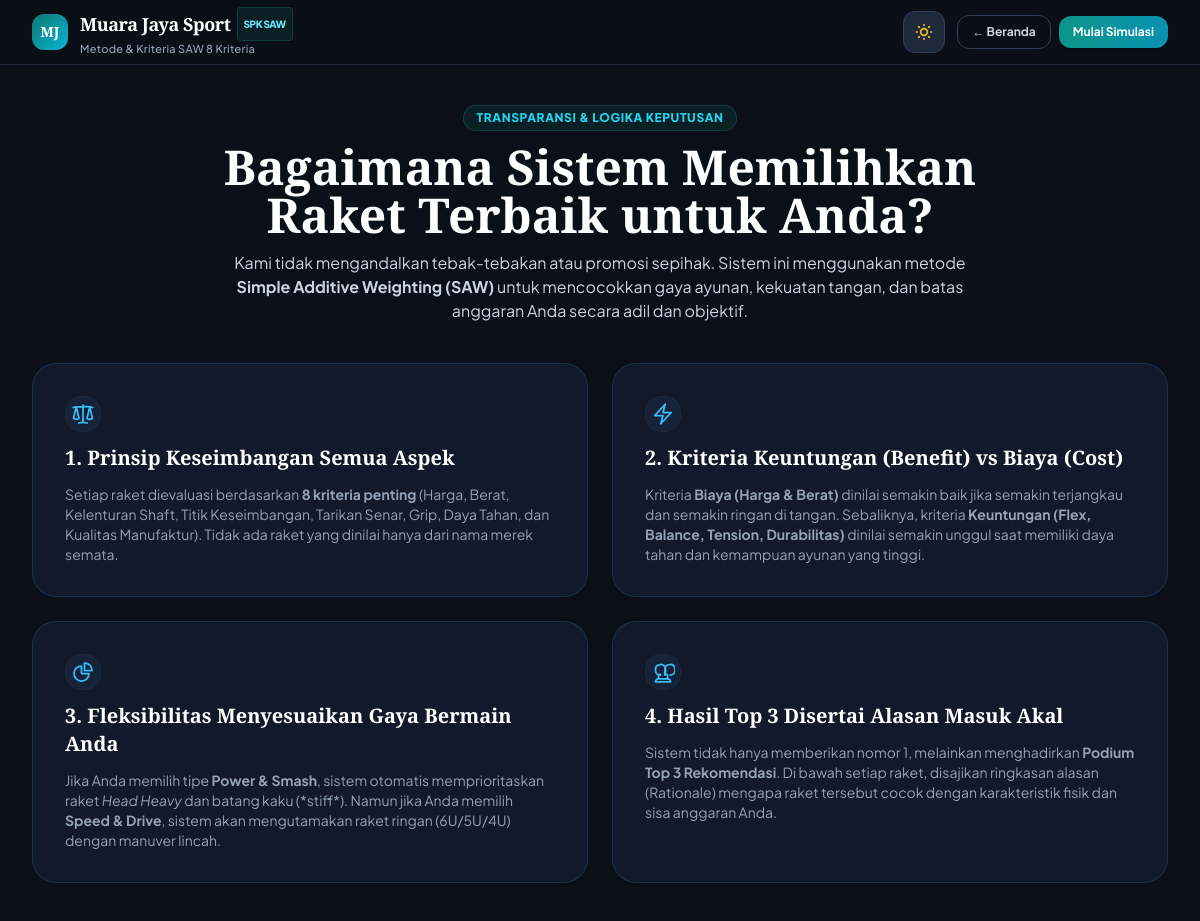
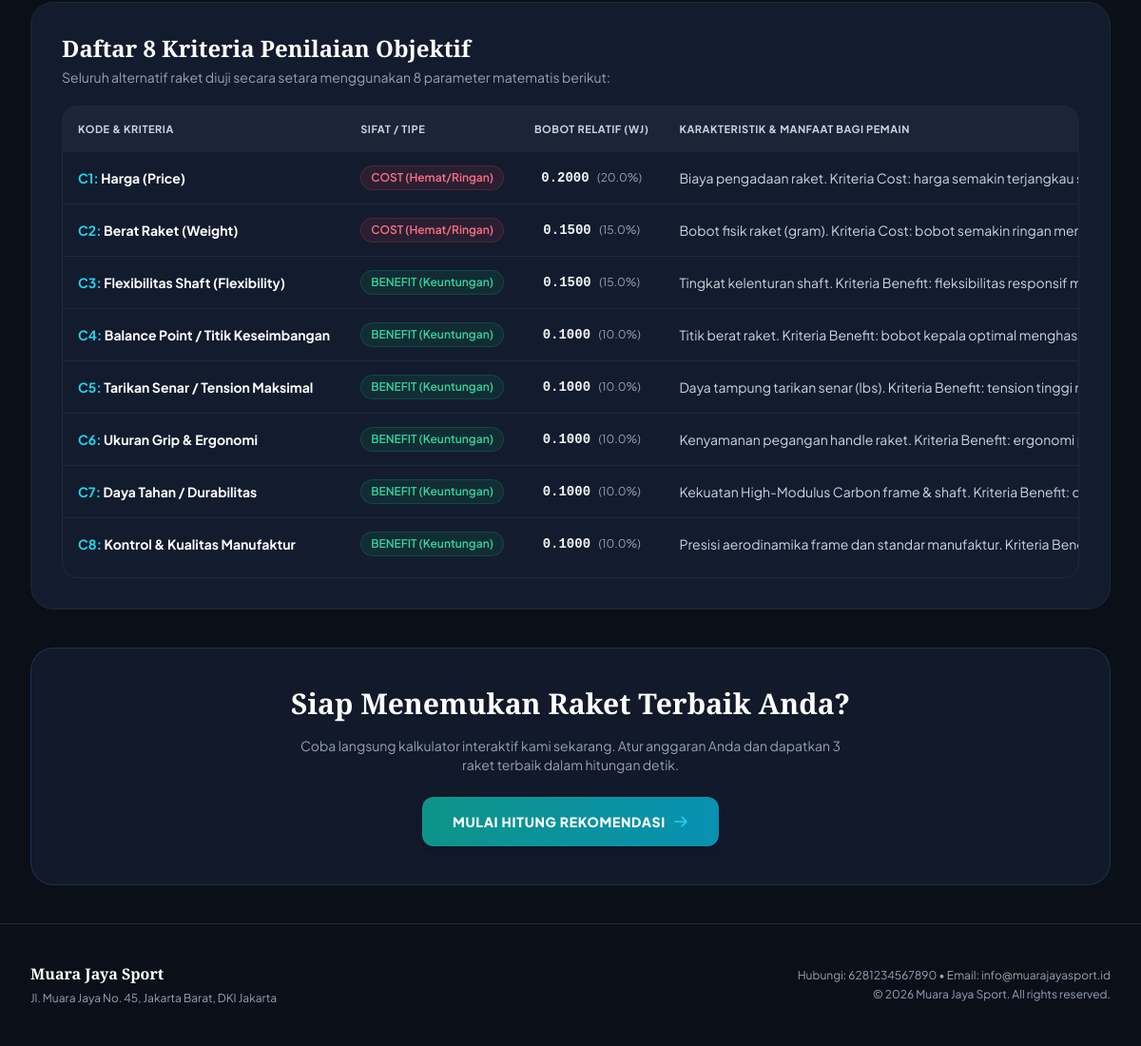
/metode.php, run on the app's committed database (2 pictures, top to bottom).
### tables this page shows
CREATE TABLE `store_settings` (
  `id` int(10) unsigned NOT NULL AUTO_INCREMENT,
  `store_name` varchar(150) NOT NULL DEFAULT 'Muara Jaya Sport',
  `store_tagline` varchar(255) NOT NULL DEFAULT 'Toko Perlengkapan Bulu Tangkis Profesional & Terlengkap',
  `address` text DEFAULT 'Jl. Muara Jaya No. 45, Jakarta Barat, DKI Jakarta',
  `phone` varchar(50) DEFAULT '+62 812-3456-7890',
  `whatsapp` varchar(50) DEFAULT '6281234567890',
  `email` varchar(100) DEFAULT 'info@muarajayasport.id',
  `logo` mediumtext DEFAULT NULL,
  `updated_at` timestamp NOT NULL DEFAULT current_timestamp() ON UPDATE current_timestamp(),
  PRIMARY KEY (`id`)
);

CREATE TABLE `criteria` (
  `id` int(10) unsigned NOT NULL AUTO_INCREMENT,
  `code` varchar(10) NOT NULL UNIQUE,
  `name` varchar(100) NOT NULL,
  `type` enum('benefit','cost') NOT NULL,
  `description` text DEFAULT NULL,
  `weight` decimal(5,4) NOT NULL,
  `created_at` timestamp NOT NULL DEFAULT current_timestamp(),
  PRIMARY KEY (`id`)
);

### metode.php (the view, shortened to what the rows shown need)
<?php
require_once __DIR__ . '/config/koneksi.php';
require_once __DIR__ . '/functions.php';
$storeSettings = getStoreSettings($pdo);
$criteriaList  = getCriteria($pdo);
?>
<!DOCTYPE html>
<html lang="id" class="scroll-smooth dark">
<head>
    <script src="https://cdn.tailwindcss.com"></script>
    <link href="assets/css/custom-fix.css" rel="stylesheet">
</head>
<body class="min-h-screen antialiased flex flex-col selection:bg-teal-500 selection:text-white pt-16">
    <header class="fixed top-0 left-0 right-0 w-full z-50 bg-white/95 dark:bg-[#0B0F17]/95 backdrop-blur-md border-b border-slate-200 dark:border-slate-800 transition-colors shadow-xs">
        <div class="max-w-7xl mx-auto px-4 sm:px-6 lg:px-8">
            <div class="flex items-center justify-between h-16 min-w-0">
                <a href="index.php" class="flex items-center gap-2.5 sm:gap-3 group min-w-0 shrink">
                    <div class="min-w-0">
                        <div class="font-serif-heading font-bold text-sm sm:text-base lg:text-lg text-slate-900 dark:text-white tracking-tight flex items-center gap-1.5 whitespace-nowrap">
                            <span><?= h($storeSettings['store_name']) ?></span>
                            <span class="hidden sm:inline-flex items-center px-1.5 py-0.5 rounded text-[10px] font-sans font-extrabold uppercase bg-teal-500/10 text-teal-700 dark:text-cyan-300 border border-teal-500/20">
                                SPK SAW
                            </span>
                        </div>
                    </div>
                </a>
            </div>
        </div>
    </header>
    <main class="max-w-5xl mx-auto px-4 sm:px-6 lg:px-8 py-10 flex-1 space-y-10 min-w-0 max-w-full">
        <div class="text-center max-w-3xl mx-auto space-y-3 min-w-0">
            <h1 class="font-serif-heading text-2xl sm:text-4xl lg:text-5xl font-extrabold text-slate-900 dark:text-white leading-tight break-words">
                Bagaimana Sistem Memilihkan Raket Terbaik untuk Anda?
            </h1>
        </div>
        <div class="bg-white dark:bg-[#131C2E] rounded-3xl p-6 sm:p-8 border border-slate-200 dark:border-slate-800 shadow-sm space-y-5">
            <div class="w-full overflow-x-auto pb-2 text-left rounded-2xl border border-slate-200 dark:border-slate-800 shadow-xs">
                <table class="w-full min-w-[650px] text-left text-sm whitespace-nowrap">
                    <thead class="bg-slate-100 dark:bg-slate-800/80 text-slate-700 dark:text-slate-300 font-bold uppercase text-[11px] tracking-wider">
                        <tr>
                            <th class="py-3.5 px-4 font-bold text-slate-700 dark:text-slate-300">Kode & Kriteria</th>
                            <th class="py-3.5 px-4 whitespace-nowrap">Sifat / Tipe</th>
                            <th class="py-3.5 px-4 text-center whitespace-nowrap">Bobot Relatif (Wj)</th>
                            <th class="py-3.5 px-4">Karakteristik & Manfaat Bagi Pemain</th>
                        </tr>
                    </thead>
                    <tbody class="divide-y divide-slate-200 dark:divide-slate-800">
                        <?php foreach ($criteriaList as $c):
                            $isCost = strtolower($c['type']) === 'cost';
                            $badge = $isCost ? 'bg-rose-500/10 text-rose-600 dark:text-rose-400 border border-rose-500/20' : 'bg-emerald-500/10 text-emerald-600 dark:text-emerald-400 border border-emerald-500/20';
                        ?>
                        <tr class="hover:bg-slate-50/60 dark:hover:bg-slate-800/40 transition-colors text-sm">
                            <td class="py-3.5 px-4 font-bold text-slate-900 dark:text-white">
                                <span class="text-teal-700 dark:text-cyan-400"><?= h($c['code']) ?>:</span> <?= h($c['name']) ?>
                            </td>
                            <td class="py-3.5 px-4 whitespace-nowrap">
                                <span class="inline-flex items-center text-xs font-semibold px-2.5 py-1 rounded-full whitespace-nowrap <?= $badge ?>">
                                    <?= strtoupper(h($c['type'])) ?> (<?= $isCost ? 'Hemat/Ringan' : 'Keuntungan' ?>)
                                </span>
                            </td>
                            <td class="py-3.5 px-4 text-center whitespace-nowrap font-mono font-bold text-slate-900 dark:text-slate-100 text-sm">
                                <?= number_format($c['weight'], 4) ?> <span class="text-xs text-slate-400 font-sans font-normal">(<?= number_format($c['weight'] * 100, 1) ?>%)</span>
                            </td>
                            <td class="py-3.5 px-4 text-slate-600 dark:text-slate-300 text-sm">
                                <?= h($c['description'] ?: 'Parameter evaluasi objektif sistem pendukung keputusan.') ?>
                            </td>
                        </tr>
                        <?php endforeach; ?>
                    </tbody>
                </table>
            </div>
        </div>
    </main>
    <footer class="border-t border-slate-200 dark:border-slate-800 py-10 transition-colors">
        <div class="max-w-7xl mx-auto px-4 sm:px-6 lg:px-8">
            <div class="flex flex-col md:flex-row items-center justify-between gap-6">
                <div>
                    <span class="font-serif-heading font-bold text-slate-900 dark:text-white block"><?= h($storeSettings['store_name']) ?></span>
                    <span class="text-xs text-slate-500 dark:text-slate-400"><?= h($storeSettings['address']) ?></span>
                </div>
                <div class="text-xs text-slate-500 dark:text-slate-400 text-center md:text-right">
                    Hubungi: <?= h($storeSettings['whatsapp'] ?: $storeSettings['phone']) ?> • Email: <?= h($storeSettings['email']) ?>
                    <div class="mt-1">&copy; <?= date('Y') ?> <?= h($storeSettings['store_name']) ?>. All rights reserved.</div>
                </div>
            </div>
        </div>
    </footer>
</body>
</html>

### data on the page
store_settings: store_name "Muara Jaya Sport", address "Jl. Muara Jaya No. 45, Jakarta Barat, DKI Jakarta", whatsapp "6281234567890", email "info@muarajayasport.id"
criteria: code "C1", name "Harga (Price)", type "COST", shows "Hemat/Ringan", weight "0.2000", weight "20.0", description "Biaya pengadaan raket. Kriteria Cost: harga semakin terjangkau…"
criteria: code "C2", name "Berat Raket (Weight)", type "COST", shows "Hemat/Ringan", weight "0.1500", weight "15.0", description "Bobot fisik raket (gram). Kriteria Cost: bobot semakin ringan…"
criteria: code "C3", name "Flexibilitas Shaft (Flexibility)", type "BENEFIT", shows "Keuntungan", weight "0.1500", weight "15.0", description "Tingkat kelenturan shaft. Kriteria Benefit: fleksibilitas responsif…"
criteria: code "C4", name "Balance Point / Titik Keseimbangan", type "BENEFIT", shows "Keuntungan", weight "0.1000", weight "10.0", description "Titik berat raket. Kriteria Benefit: bobot kepala optimal…"
criteria: code "C5", name "Tarikan Senar / Tension Maksimal", type "BENEFIT", shows "Keuntungan", weight "0.1000", weight "10.0", description "Daya tampung tarikan senar (lbs). Kriteria Benefit: tension tinggi…"
criteria: code "C6", name "Ukuran Grip & Ergonomi", type "BENEFIT", shows "Keuntungan", weight "0.1000", weight "10.0", description "Kenyamanan pegangan handle raket. Kriteria Benefit: ergonomi…"
criteria: code "C7", name "Daya Tahan / Durabilitas", type "BENEFIT", shows "Keuntungan", weight "0.1000", weight "10.0", description "Kekuatan High-Modulus Carbon frame & shaft. Kriteria Benefit:…"
criteria: code "C8", name "Kontrol & Kualitas Manufaktur", type "BENEFIT", shows "Keuntungan", weight "0.1000", weight "10.0", description "Presisi aerodinamika frame dan standar manufaktur. Kriteria…"
